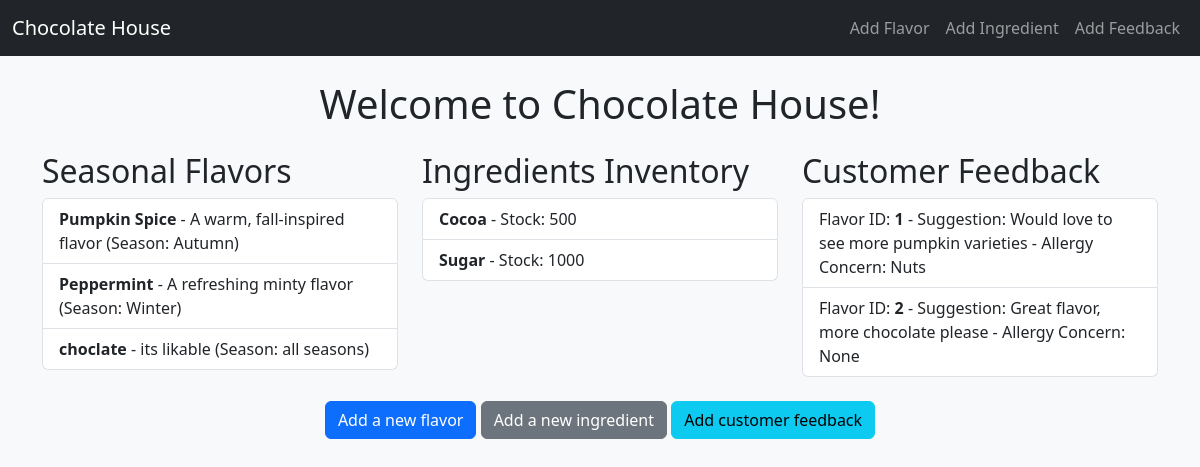
The page / on the database its author committed.
### tables this page shows
CREATE TABLE flavors (
                                id INTEGER PRIMARY KEY AUTOINCREMENT,
                                name TEXT NOT NULL,
                                description TEXT,
                                season TEXT NOT NULL);

CREATE TABLE ingredients (
                                id INTEGER PRIMARY KEY AUTOINCREMENT,
                                name TEXT NOT NULL,
                                stock_quantity INTEGER NOT NULL);

CREATE TABLE customer_feedback (
                                id INTEGER PRIMARY KEY AUTOINCREMENT,
                                flavor_id INTEGER NOT NULL,
                                suggestion TEXT,
                                allergy_concern TEXT,
                                FOREIGN KEY(flavor_id) REFERENCES flavors(id));

### app.py (the view)
@app.route('/')
def index():
    flavors = db.get_flavors()
    ingredients = db.get_ingredients()
    feedback = db.get_customer_feedback()
    print("Flavors:", flavors)
    print("Ingredients:", ingredients)
    print("Feedback:", feedback)
    return render_template('index.html', flavors=flavors, ingredients=ingredients, feedback=feedback)

### models.py (called while the page is built)
    def get_flavors(self):
        self.cursor.execute("SELECT * FROM flavors")
        return self.cursor.fetchall()

    def get_ingredients(self):
        self.cursor.execute("SELECT * FROM ingredients")
        return self.cursor.fetchall()

    def get_customer_feedback(self):
        self.cursor.execute("SELECT * FROM customer_feedback")
        return self.cursor.fetchall()

### templates/index.html (shortened to what this page needs)
<!DOCTYPE html>
<html lang="en">
<head>
    <link href="https://cdn.jsdelivr.net/npm/bootstrap@5.3.0/dist/css/bootstrap.min.css" rel="stylesheet">
</head>
<body class="bg-light">
    <nav class="navbar navbar-expand-lg navbar-dark bg-dark">
        <div class="container-fluid">
            <a class="navbar-brand" href="/">Chocolate House</a>
            <div class="collapse navbar-collapse" id="navbarNav">
                <ul class="navbar-nav ms-auto">
                    <li class="nav-item">
                        <a class="nav-link" href="{{ url_for('add_flavor') }}">Add Flavor</a>
                    </li>
                    <li class="nav-item">
                        <a class="nav-link" href="{{ url_for('add_ingredient') }}">Add Ingredient</a>
                    </li>
                    <li class="nav-item">
                        <a class="nav-link" href="{{ url_for('add_feedback') }}">Add Feedback</a>
                    </li>
                </ul>
            </div>
        </div>
    </nav>
    <div class="container mt-4">
        <h1 class="text-center mb-4">Welcome to Chocolate House!</h1>
        <div class="row">
            <div class="col-md-4">
                <h2>Seasonal Flavors</h2>
                <ul class="list-group">
                    {% for flavor in flavors %}
                        <li class="list-group-item">
                            <strong>{{ flavor[1] }}</strong> - {{ flavor[2] }} (Season: {{ flavor[3] }})
                        </li>
                    {% endfor %}
                </ul>
            </div>
            <div class="col-md-4">
                <h2>Ingredients Inventory</h2>
                <ul class="list-group">
                    {% for ingredient in ingredients %}
                        <li class="list-group-item">
                            <strong>{{ ingredient[1] }}</strong> - Stock: {{ ingredient[2] }}
                        </li>
                    {% endfor %}
                </ul>
            </div>
            <div class="col-md-4">
                <h2>Customer Feedback</h2>
                <ul class="list-group">
                    {% for fb in feedback %}
                        <li class="list-group-item">
                            Flavor ID: <strong>{{ fb[1] }}</strong> - Suggestion: {{ fb[2] }} - Allergy Concern: {{ fb[3] }}
                        </li>
                    {% endfor %}
                </ul>
            </div>
        </div>
        <div class="text-center mt-4">
            <a class="btn btn-primary" href="{{ url_for('add_flavor') }}">Add a new flavor</a>
            <a class="btn btn-secondary" href="{{ url_for('add_ingredient') }}">Add a new ingredient</a>
            <a class="btn btn-info" href="{{ url_for('add_feedback') }}">Add customer feedback</a>
        </div>
    </div>
</body>
</html>

### rows shown on the page
flavors: name "Pumpkin Spice", description "A warm, fall-inspired flavor", season "Autumn"
flavors: name "Peppermint", description "A refreshing minty flavor", season "Winter"
flavors: name "choclate", description "its likable", season "all seasons"
ingredients: name "Cocoa", stock_quantity "500"
ingredients: name "Sugar", stock_quantity "1000"
customer_feedback: flavor "1", suggestion "Would love to see more pumpkin varieties", allergy_concern "Nuts"
customer_feedback: flavor "2", suggestion "Great flavor, more chocolate please", allergy_concern "None"
